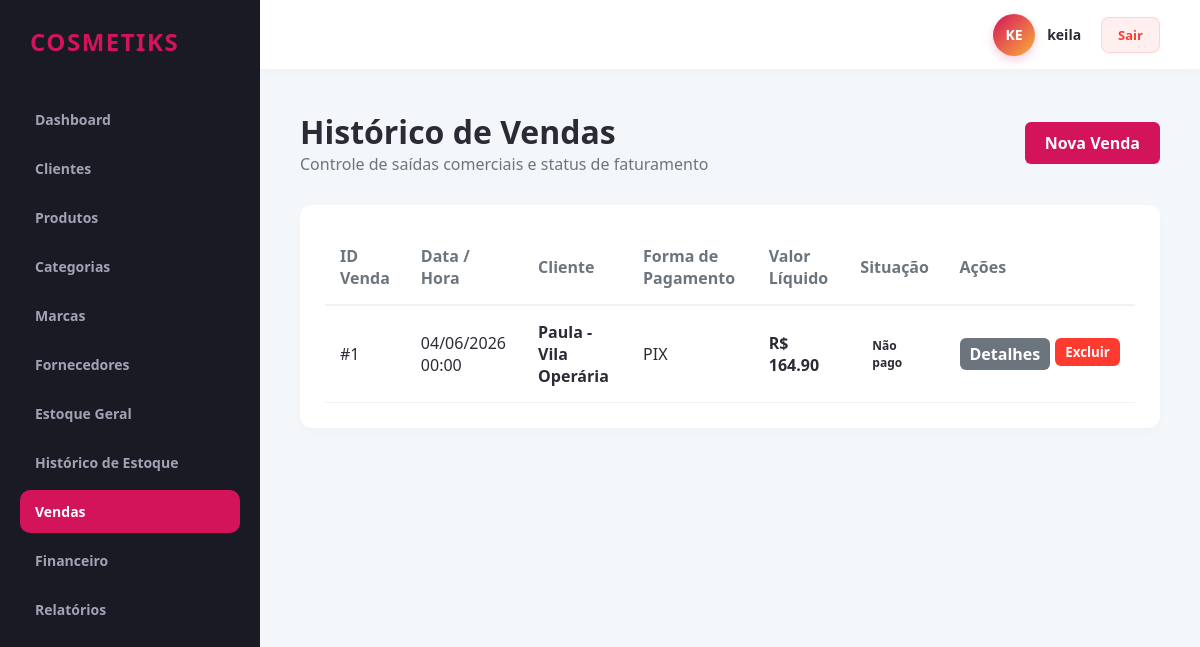
The app's page /vendas/ (signed in) with its own data.
### app/models/venda.py (models this page shows)
class Venda(db.Model):
    __tablename__ = 'vendas'
    id = db.Column(db.Integer, primary_key=True)
    revendedor_id = db.Column(db.Integer, db.ForeignKey('revendedores.id'), nullable=False)
    cliente_id = db.Column(db.Integer, db.ForeignKey('clientes.id'), nullable=False)
    data_venda = db.Column(db.DateTime, default=datetime.utcnow)
    valor_total = db.Column(db.Numeric(10, 2), nullable=False)
    desconto_valor = db.Column(db.Numeric(10, 2), default=0.00, nullable=False)
    desconto_percentual = db.Column(db.Numeric(5, 2), default=0.00, nullable=False)
    situacao = db.Column(db.String(30), default='Não pago', nullable=False)
    forma_pagamento = db.Column(db.String(50), nullable=False)
    observacoes = db.Column(db.Text, nullable=True)
    data_prevista_pagamento = db.Column(db.Date, nullable=True)
    cliente = db.relationship('Cliente', backref='vendas', lazy=True)
    revendedor = db.relationship('Revendedor', backref='vendas', lazy=True)
    itens = db.relationship('ItemVenda', backref='venda', cascade='all, delete-orphan', lazy=True)
    parcelas = db.relationship('Parcelamento', backref='venda', cascade='all, delete-orphan', lazy=True)
    financeiro = db.relationship('Financeiro', backref='venda', cascade='all, delete-orphan', lazy=True)
    movimentacoes_estoque = db.relationship('Estoque', backref='venda', lazy=True)

### app/models/cliente.py (models this page shows)
class Cliente(db.Model):
    __tablename__ = 'clientes'
    id = db.Column(db.Integer, primary_key=True)
    revendedor_id = db.Column(db.Integer, db.ForeignKey('revendedores.id'), nullable=False)
    nome = db.Column(db.String(150), nullable=False)
    telefone = db.Column(db.String(20), nullable=True)
    whatsapp = db.Column(db.String(20), nullable=True)
    email = db.Column(db.String(100), nullable=True)
    endereco = db.Column(db.Text, nullable=True)
    data_cadastro = db.Column(db.DateTime, default=datetime.utcnow)
    observacoes = db.Column(db.Text, nullable=True)

### app/controllers/venda_controller.py (the view)
@venda_bp.route('/')
@revendedor_required
def index():
    revendedor_id = session.get('revendedor_id')
    lista = venda_service.venda_repo.get_todas_ordenadas(revendedor_id)
    return render_template('vendas/index.html', vendas=lista)

### app/controllers/venda_controller.py (called while the page is built)
def revendedor_required(f):
    @wraps(f)
    def decorated_function(*args, **kwargs):
        if not session.get('usuario_logado') or session.get('is_admin'):
            flash('Acesso restrito a revendedores autenticados.', 'danger')
            return redirect(url_for('auth.login'))
        return f(*args, **kwargs)
    return decorated_function

### app/repositories/venda_repository.py (called while the page is built)
    def get_todas_ordenadas(self, revendedor_id):
        return self.model.query.filter_by(revendedor_id=revendedor_id).order_by(self.model.data_venda.desc()).all()

### app/templates/vendas/index.html
{% extends 'base.html' %}
{% block content %}
<div class="header-panel">
    <div>
        <h1>Histórico de Vendas</h1>
        <p style="color: var(--text-muted);">Controle de saídas comerciais e status de faturamento</p>
    </div>
    <a href="{{ url_for('venda.nova') }}" class="btn btn-primary">Nova Venda</a>
</div>
<div class="data-table-container">
    <table class="data-table">
        <thead>
            <tr>
                <th>ID Venda</th>
                <th>Data / Hora</th>
                <th>Cliente</th>
                <th>Forma de Pagamento</th>
                <th>Valor Líquido</th>
                <th>Situação</th>
                <th>Ações</th>
            </tr>
        </thead>
        <tbody>
            {% for v in vendas %}
            <tr>
                <td>#{{ v.id }}</td>
                <td>{{ v.data_venda.strftime('%d/%m/%Y %H:%M') }}</td>
                <td><strong>{{ v.cliente.nome }}</strong></td>
                <td>{{ v.forma_pagamento }}</td>
                <td><strong>R$ {{ "%.2f"|format(v.valor_total) }}</strong></td>
                <td>
                    <span class="badge-status {{ v.situacao|lower|replace(' ', '-') }}">
                        {{ v.situacao }}
                    </span>
                </td>
                <td>
                    <div style="display: flex; gap: 5px;">
                        <a href="{{ url_for('venda.detalhes', id_venda=v.id) }}" class="btn btn-primary" style="padding: 5px 10px; background: #6c757d;">Detalhes</a>
                        <form action="{{ url_for('venda.excluir', id_venda=v.id) }}" method="POST" onsubmit="return confirm('Esta ação excluirá a venda, o lançamento financeiro e retornará os itens ao estoque automaticamente. Confirmar?')">
                            <button type="submit" class="btn btn-danger" style="padding: 5px 10px;">Excluir</button>
                        </form>
                    </div>
                </td>
            </tr>
            {% endfor %}
        </tbody>
    </table>
</div>
{% endblock %}

### app/static/css/main.css (style rules this page uses)
:root { --primary-color: #d4145a; --secondary-color: #fbb03b; --dark-bg: #1a1a24; --card-bg: #ffffff; --text-main: #2b2b36; --text-muted: #6c757d; --border-color: #eef2f5; --success: #00b074; --danger: #ff3b30; --warning: #ffcc00; }
* { margin: 0; padding: 0; box-sizing: border-box; font-family: 'Segoe UI', Tahoma, Geneva, Verdana, sans-serif; }
body { background-color: #f4f7f9; color: var(--text-main); display: flex; min-height: 100vh; }
.header-panel { display: flex; justify-content: space-between; align-items: center; margin-bottom: 30px; }
.data-table-container { background: var(--card-bg); border-radius: 12px; padding: 25px; box-shadow: 0 4px 6px rgba(0,0,0,0.02); overflow-x: auto; }
.data-table { width: 100%; border-collapse: collapse; text-align: left; }
.data-table th { padding: 15px; border-bottom: 2px solid var(--border-color); color: var(--text-muted); font-weight: 600; }
.data-table td { padding: 15px; border-bottom: 1px solid var(--border-color); }
.btn { padding: 10px 20px; border-radius: 6px; border: none; font-weight: 600; cursor: pointer; transition: background 0.2s; text-decoration: none; display: inline-block; }
.btn-primary { background: var(--primary-color); color: #fff; }
.btn-danger { background: var(--danger); color: #fff; }

### app/static/css/components.css (style rules this page uses)
.badge-status { padding: 6px 12px; border-radius: 20px; font-size: 12px; font-weight: 600; display: inline-block; }

### records on screen
Venda: id "1", data_venda "04/06/2026 00:00", cliente.nome "Paula - Vila Operária", forma_pagamento "PIX", valor_total "164.90", situacao "Não pago"

### other values on screen
{{ saas_name }} "COSMETIKS"
{{ username_raw[:2]|upper }} "KE"
{{ username_raw }} "keila"
